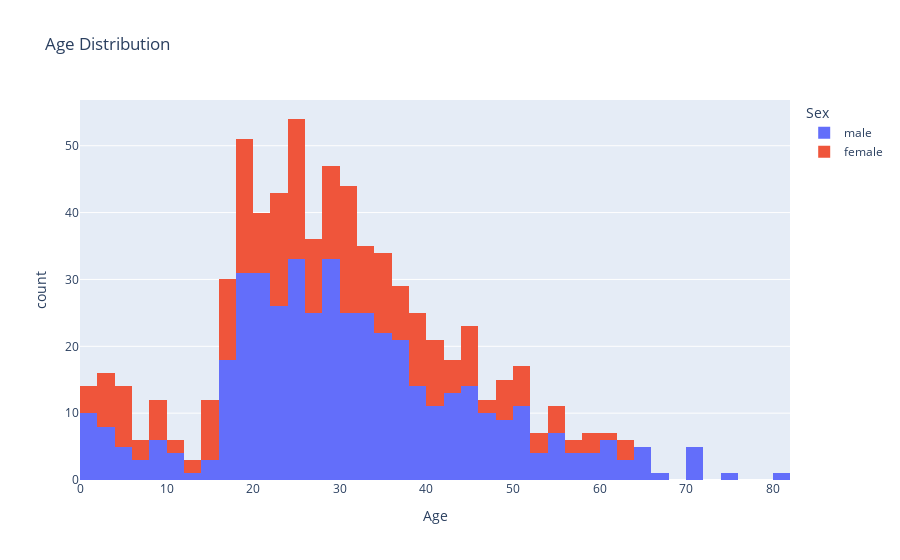

Notebook code for this chart:
### Code cell
fig = px.histogram(tit, x="Age", color="Sex", title="Age Distribution")
fig.show()

### Figure 1 — Plotly figure (JSON) as saved in the notebook; plotly's stock layout.template omitted (floating-point values rounded to 4 significant figures; data arrays with more than 128 entries replaced by an {"elided": "..."} marker saying what was removed)
{"data": [{"alignmentgroup": "True", "bingroup": "x", "hovertemplate": "Sex=male<br>Age=%{x}<br>count=%{y}<extra></extra>", "legendgroup": "male", "marker": {"color": "#636efa"}, "name": "male", "offsetgroup": "male", "orientation": "v", "showlegend": true, "type": "histogram", "x": {"elided": "577 float values"}, "xaxis": "x", "yaxis": "y"}, {"alignmentgroup": "True", "bingroup": "x", "hovertemplate": "Sex=female<br>Age=%{x}<br>count=%{y}<extra></extra>", "legendgroup": "female", "marker": {"color": "#EF553B"}, "name": "female", "offsetgroup": "female", "orientation": "v", "showlegend": true, "type": "histogram", "x": {"elided": "314 float values"}, "xaxis": "x", "yaxis": "y"}], "layout": {"barmode": "relative", "legend": {"title": {"text": "Sex"}, "tracegroupgap": 0}, "title": {"text": "Age Distribution"}, "xaxis": {"anchor": "y", "domain": [0, 1], "title": {"text": "Age"}}, "yaxis": {"anchor": "x", "domain": [0, 1], "title": {"text": "count"}}}}
